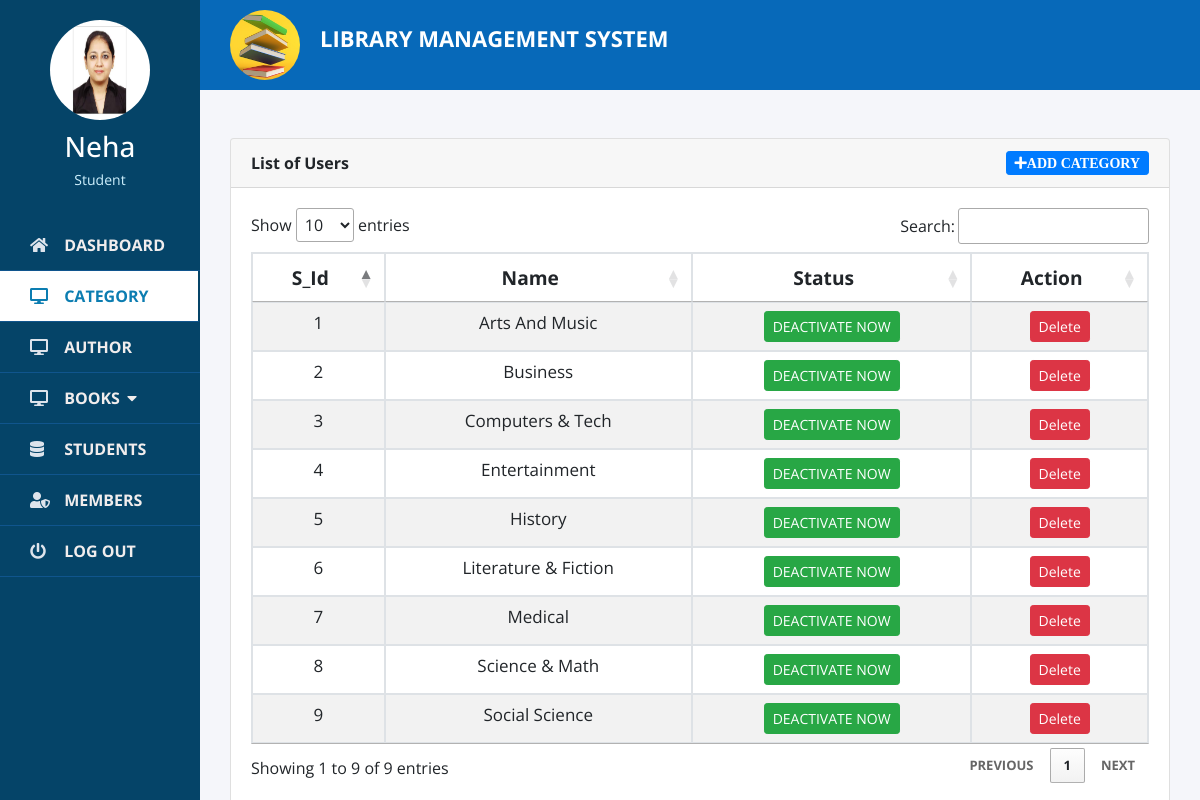
/admin_addcat.php (signed in), run on the app's committed database.
### tables this page shows
CREATE TABLE `category` (
  `c_id` int(11) NOT NULL,
  `name` varchar(100) NOT NULL,
  `status` int(1) NOT NULL,
  `creationdate` timestamp NOT NULL DEFAULT current_timestamp()
);

### admin_addcat.php (the view, shortened to what this page needs)
<?php
$conn=new mysqli("localhost","root","","librarymanage");
if(strlen($_SESSION['login'])==0)
{
  header("location: login.php");
}
else
{
?>
<!DOCTYPE html>
<html lang="en">
<head>
	<link rel="stylesheet" href="https://maxcdn.bootstrapcdn.com/bootstrap/4.5.2/css/bootstrap.min.css">
	<link rel="stylesheet" href="https://maxcdn.bootstrapcdn.com/bootstrap/4.5.2/css/bootstrap.min.css">
	<link rel="stylesheet" type="text/css" href="css/nav.css">
	<link rel="stylesheet" type="text/css" href="css/navbar.css">
	<link href="css/manageuser.css" rel="stylesheet" type="text/css">
	<link rel="stylesheet" type="text/css" href="https://cdn.datatables.net/1.11.3/css/jquery.dataTables.min.css">
</head>
<body>
<?php include("sidenav.php") ?>
	 <div class="container1">
	<div class="container-fluid">
	<div class="col-lg-12"style="width:100%;">
		<div class="row">
			<div class="col-md-12">
				<div class="card">
					<div class="card-header">
						<b>List of Users</b>
						<span class="float:right"><a class="btn btn-primary float-right btn-sm" data-bs-target="#new--cat" data-bs-toggle="modal">
					<i class="fa fa-plus">Add Category</i>
				</a></span>
					</div>
					<div class="card-body" style="overflow-x: auto">
			<table cellpadding="0" cellspacing="0" border="0" class="table table-striped table-bordered" id="example">
				<thead>
					<tr>
						<th class="text-center si">S_Id</th>
						<th class="text-center si ">Name</th>
						<th class="text-center si">Status</th>
						<th class="text-center si">Action</th>
					</tr>
				</thead>
				<tbody>
					<?php
						$users = $conn->query("SELECT * FROM category");
						$i=0;
                        while($row= $users->fetch_assoc()):
                            $i++;
					?>
					<tr class="text-center">
						<td class="ri">
							<?php echo $i ?>
						</td class="ri">
						<td class="ri">
							<?php echo ucwords($row['name']) ?>
						</td>
                        <td class="ri"><?php
                                    $status=$row["status"];
                                    if($status==0)
                                    {
                                        echo'<a href="admin_activate.php?id='.$row["c_id"].'" class="btn btn-sm btn-danger">Activate Now</a>';
                                    }
                                    else
                                    {
                                        echo'<a href="admin_deactivate.php?id='.$row["c_id"].'" class="btn btn-sm btn-success">Deactivate Now</a>';
                                    }
                                ?></td>
						<td class="ri">
							<button class="btn btn-sm btn-danger delete_cat" type="button" data-bs-toggle="modal" data-bs-target="#deletemodal" data-id="<?php echo $row['c_id'] ?>">Delete</button>
						</td>
					</tr>
					<?php endwhile; ?>
				</tbody>
			</table>
					</div>
				</div>
			</div>
		</div>
	</div>
</div>
	</div>
</body>
</html>
<?php } ?>

### css/nav.css (style rules this page uses)
* { margin: 0; padding: 0; list-style: none; box-sizing: border-box; font-family: "Poppins" , sans-serif; }
div a { color: white; font-size: 13px; text-transform: uppercase; font-weight: bolder; }

### css/navbar.css (style rules this page uses)
* { margin: 0; padding: 0; -webkit-box-sizing: border-box; box-sizing: border-box; font-family: 'Josefin Sans', sans-serif; }

### admin_addcat.php (style rules this page uses)
.text-center { text-align: center; }
.si { font-size: 1.2rem; font-weight: bold; height: 2rem; }
.ri { padding: 8px 0; font-size: 17px; }
.container1 { position: relative; width: calc(100% - 200px); left: 200px; top: 0; }

### sidenav.php (style rules this page uses)
* { list-style: none; text-decoration: none; margin: 0; padding: 0; box-sizing: border-box; font-family: 'Open Sans', sans-serif; }
body { background: #f5f6fa; }

### data on the page
category: name "Arts And Music"
category: name "Business"
category: name "Computers & Tech"
category: name "Entertainment"
category: name "History"
category: name "Literature & Fiction"
category: name "Medical"
category: name "Science & Math"
category: name "Social Science"

### other printed values
$_SESSION['login_name'] "Neha"
$_SESSION['user'] "Student"
